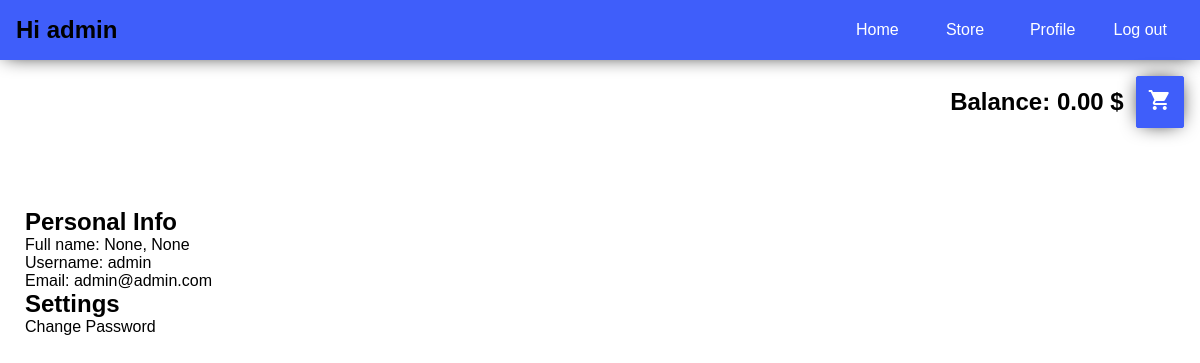
The page /ecommerce/profile/ (signed in) on the database its author committed.
### user/models.py (models this page shows, shortened)
class User(AbstractUser):
    username = models.CharField(max_length=30, unique=True)
    email = models.EmailField(max_length=60, unique=True)
    balance = models.DecimalField(default=0, max_digits=10, decimal_places=2, validators=[MinValueValidator(Decimal('0'))])
    first_name = models.CharField(max_length=60, null=True, blank=True)
    last_name = models.CharField(max_length=60, null=True, blank=True)
    is_admin = models.BooleanField(default=False)
    is_active = models.BooleanField(default=True)
    is_staff = models.BooleanField(default=False)
    is_superuser = models.BooleanField(default=False)
    date_joined = models.DateTimeField(auto_now_add=True)
    last_login = models.DateTimeField(auto_now=True)
    ACCOUNT_TYPE_CHOICES = [
        ('Premium', 'premium'),
        ('Default', 'default')
    ]
    account_type = models.CharField(max_length=20, choices=ACCOUNT_TYPE_CHOICES, default='default')
    USERNAME_FIELD = 'username'
    objects = UserManager()
    def __str__(self):
        return self.username

### ecommerce/views.py (the view)
# urls.py: path('profile/', ProfileView.as_view(), name='profile')
class ProfileView(View):
    template_name = 'ecommerce/profile.html'
    def get(self, request, *args, **kwargs) -> 'HttpResponse':
        return render(request, self.template_name, {
            'user': request.user
        })

### templates/ecommerce/profile.html
{% extends 'ecommerce/base.html' %}
{% block current_page %}
    Hi {{ user }}
{% endblock %}
{% block page-content %}
    <div>
        <h2>Personal Info</h2>
        <p>Full name: {{ user.first_name }}, {{ user.last_name }}</p>
        <p>Username: {{ user.username }}</p>
        <p>Email: {{ user.email }}</p>
    </div>
    <div>
        <h2>Settings</h2>
        <a>Change Password</a>
    </div>
{% endblock %}

### templates/ecommerce/base.html (shortened to what this page needs)
{% extends 'base.html' %}
{% block navigation %}
    <nav class="navbar">
        <h2 class="nav-current-page">
            {% block current_page %}
            {% endblock %}
        </h2>
        <ul class="nav-links">
            <li>
                <a href="{% url 'ecommerce:home' %}">Home</a>
            </li>
            <li>
                <a href="{% url 'ecommerce:store' %}">Store</a>
            </li>
            <li>
                <a href="{% url 'ecommerce:profile' %}">Profile</a>
            </li>
            <li>
                <a href="{% url 'user:logout' %}" class="logout-link">Log out</a>
            </li>
        </ul>
    </nav>
    <div style="flex-direction: row-reverse; justify-content: right; margin-right: 1em; margin-top: 1em; display: flex">
        <a href="{% url 'ecommerce:cart' user.cart_set.last.id %}" class="btn"><span class="material-icons">
</span></a>
        <h2 style="margin: auto 0.5em auto 0; display: inline-block;">Balance: {{ user.balance }} $</h2>
    </div>
{% endblock %}
{% block content %}
    <div class="page-wrapper">
        {% block page-content %}
        {% endblock %}
    </div>
{% endblock %}

### static/main.css (style rules this page uses)
:root { --blue: #3f5efa; --dark-blue: #1953ff; --lime: #6aff0e; --graphite: #242121; --green: #19b501; --red: #ff1f31; --orange: #f8a00a; }
* { margin: 0; padding: 0; }
body { font-family: Consolas, Arial, sans-serif; }
a { text-decoration: none; cursor: pointer; color: black; }
.btn { padding: 0.7em; box-sizing: border-box; box-shadow: 0 0 20px -5px black; background-color: var(--blue); border: 1px solid var(--blue); border-radius: 2px; cursor: pointer; color: white; }
.page-wrapper { margin: 5em 25px; }

### static/components/navbar.css (style rules this page uses)
.navbar { display: flex; justify-content: space-between; box-sizing: border-box; box-shadow: 0 0 20px -5px black; width: 100%; padding: 1em; background-color: var(--blue); min-height: 60px; }
.nav-current-page { flex: 7; }
.nav-links { display: flex; flex: 3; }
.nav-links li { display: flex; list-style: none; flex: 1; justify-content: center; text-align: center; }
.nav-links a { display: inline-block; margin: auto 0; color: white; }

### rows shown on the page
User: is_active+password+username "admin", balance "0.00", first_name "None", last_name "None", username "admin", email "admin@admin.com"
